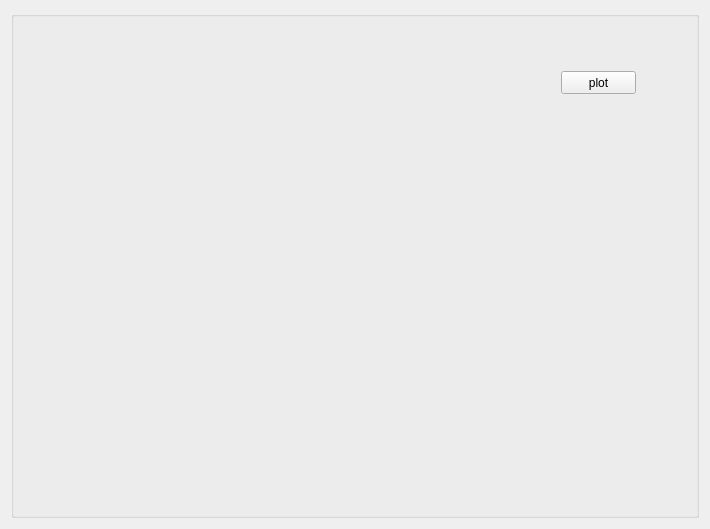
<?xml version="1.0" encoding="UTF-8"?>
<ui version="4.0">
 <class>dataPlot</class>
 <widget class="QWidget" name="dataPlot">
  <property name="geometry">
   <rect>
    <x>0</x>
    <y>0</y>
    <width>710</width>
    <height>529</height>
   </rect>
  </property>
  <property name="windowTitle">
   <string>dataPlot</string>
  </property>
  <layout class="QHBoxLayout" name="horizontalLayout">
   <item>
    <widget class="QGroupBox" name="groupBox">
     <property name="title">
      <string/>
     </property>
     <widget class="QChartView" name="widget" native="true">
      <property name="geometry">
       <rect>
        <x>10</x>
        <y>20</y>
        <width>531</width>
        <height>461</height>
       </rect>
      </property>
      <property name="sizePolicy">
       <sizepolicy hsizetype="Expanding" vsizetype="Expanding">
        <horstretch>0</horstretch>
        <verstretch>0</verstretch>
       </sizepolicy>
      </property>
     </widget>
     <widget class="QPushButton" name="plot_button">
      <property name="geometry">
       <rect>
        <x>550</x>
        <y>60</y>
        <width>75</width>
        <height>23</height>
       </rect>
      </property>
      <property name="text">
       <string>plot</string>
      </property>
     </widget>
    </widget>
   </item>
  </layout>
 </widget>
 <layoutdefault spacing="6" margin="11"/>
 <customwidgets>
  <customwidget>
   <class>QChartView</class>
   <extends>QWidget</extends>
   <header location="global">qchartview.h</header>
   <container>1</container>
  </customwidget>
 </customwidgets>
 <resources/>
 <connections/>
</ui>
